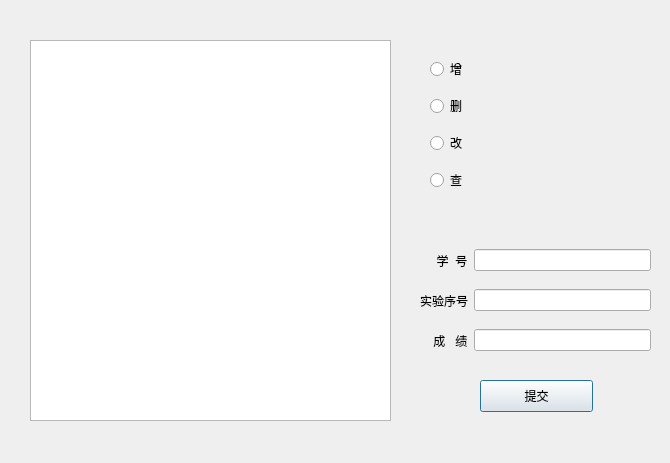
<?xml version="1.0" encoding="UTF-8"?>
<ui version="4.0">
 <class>GradeDialog</class>
 <widget class="QDialog" name="GradeDialog">
  <property name="geometry">
   <rect>
    <x>0</x>
    <y>0</y>
    <width>670</width>
    <height>463</height>
   </rect>
  </property>
  <property name="windowTitle">
   <string>成绩信息</string>
  </property>
  <widget class="QWidget" name="verticalLayoutWidget">
   <property name="geometry">
    <rect>
     <x>430</x>
     <y>50</y>
     <width>101</width>
     <height>151</height>
    </rect>
   </property>
   <layout class="QVBoxLayout" name="verticalLayout">
    <item>
     <widget class="QRadioButton" name="add">
      <property name="text">
       <string>增</string>
      </property>
     </widget>
    </item>
    <item>
     <widget class="QRadioButton" name="delete_">
      <property name="text">
       <string>删</string>
      </property>
     </widget>
    </item>
    <item>
     <widget class="QRadioButton" name="change">
      <property name="text">
       <string>改</string>
      </property>
     </widget>
    </item>
    <item>
     <widget class="QRadioButton" name="search">
      <property name="text">
       <string>查</string>
      </property>
     </widget>
    </item>
   </layout>
  </widget>
  <widget class="QWidget" name="horizontalLayoutWidget_3">
   <property name="geometry">
    <rect>
     <x>420</x>
     <y>280</y>
     <width>231</width>
     <height>41</height>
    </rect>
   </property>
   <layout class="QHBoxLayout" name="horizontalLayout_3">
    <item>
     <widget class="QLabel" name="label_3">
      <property name="text">
       <string>实验序号</string>
      </property>
     </widget>
    </item>
    <item>
     <widget class="QLineEdit" name="ExpNo"/>
    </item>
   </layout>
  </widget>
  <widget class="QWidget" name="horizontalLayoutWidget_4">
   <property name="geometry">
    <rect>
     <x>420</x>
     <y>320</y>
     <width>231</width>
     <height>41</height>
    </rect>
   </property>
   <layout class="QHBoxLayout" name="horizontalLayout_4">
    <item>
     <widget class="QLabel" name="label_4">
      <property name="text">
       <string>    成   绩</string>
      </property>
     </widget>
    </item>
    <item>
     <widget class="QLineEdit" name="Score"/>
    </item>
   </layout>
  </widget>
  <widget class="QWidget" name="horizontalLayoutWidget_2">
   <property name="geometry">
    <rect>
     <x>420</x>
     <y>240</y>
     <width>231</width>
     <height>41</height>
    </rect>
   </property>
   <layout class="QHBoxLayout" name="horizontalLayout_2">
    <item>
     <widget class="QLabel" name="label_2">
      <property name="text">
       <string>     学  号</string>
      </property>
     </widget>
    </item>
    <item>
     <widget class="QLineEdit" name="StuNo"/>
    </item>
   </layout>
  </widget>
  <widget class="QTableView" name="tableView">
   <property name="geometry">
    <rect>
     <x>30</x>
     <y>40</y>
     <width>361</width>
     <height>381</height>
    </rect>
   </property>
  </widget>
  <widget class="QPushButton" name="Submit">
   <property name="geometry">
    <rect>
     <x>480</x>
     <y>380</y>
     <width>113</width>
     <height>32</height>
    </rect>
   </property>
   <property name="text">
    <string>提交</string>
   </property>
  </widget>
 </widget>
 <resources/>
 <connections/>
</ui>
